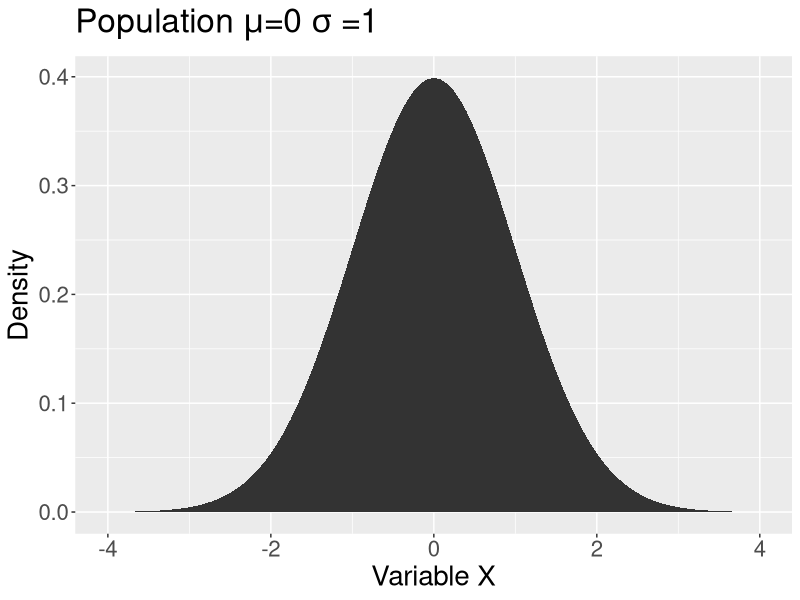
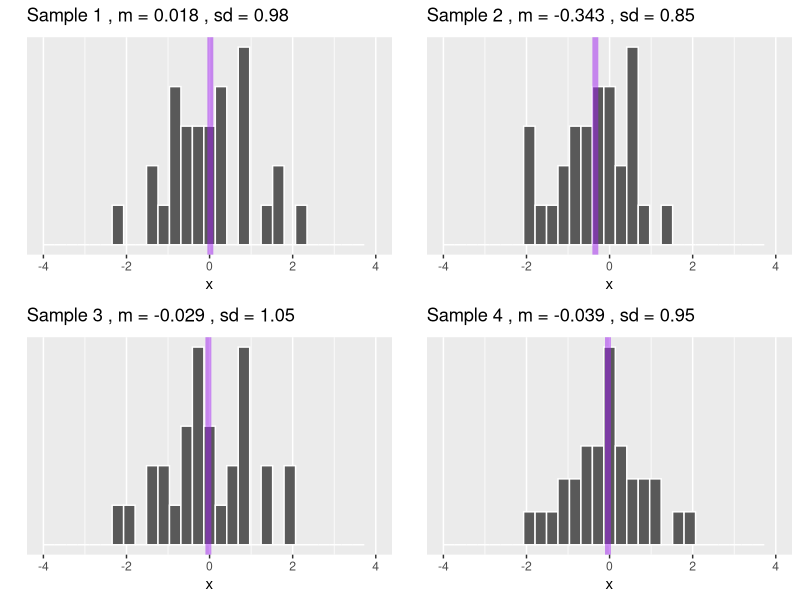
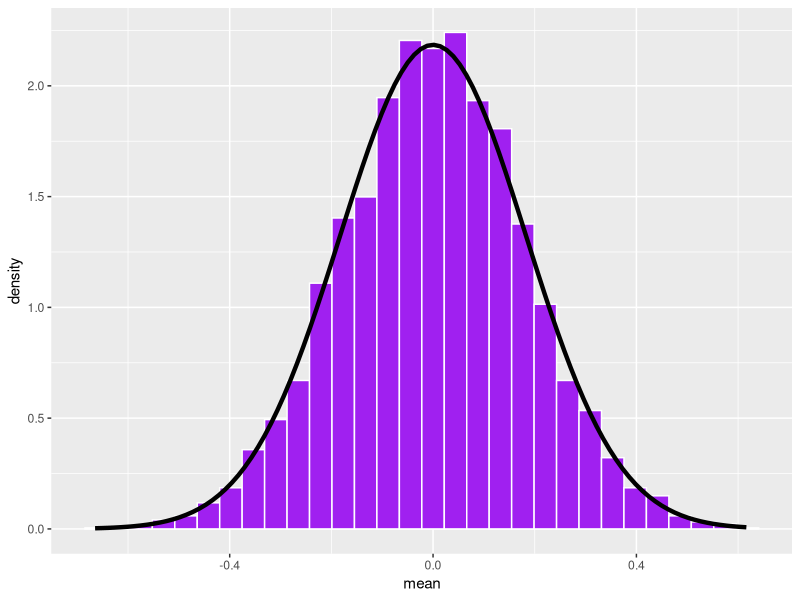
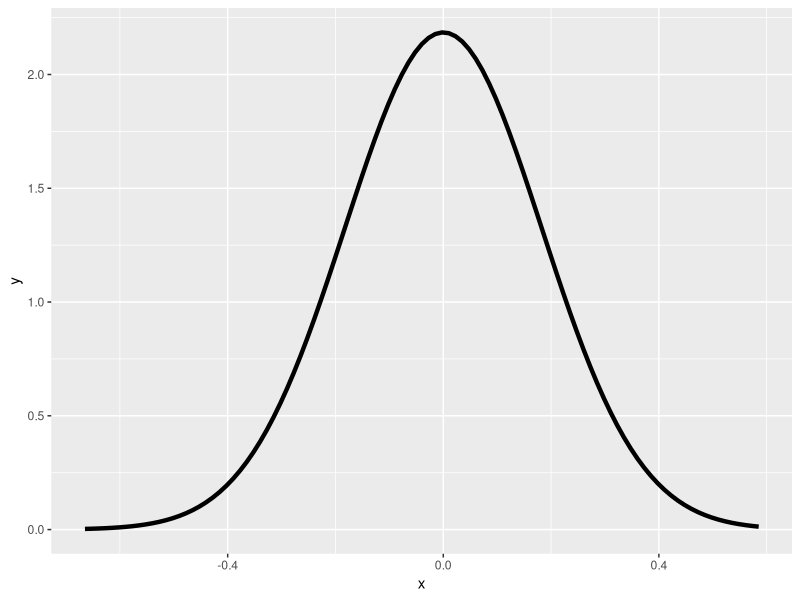
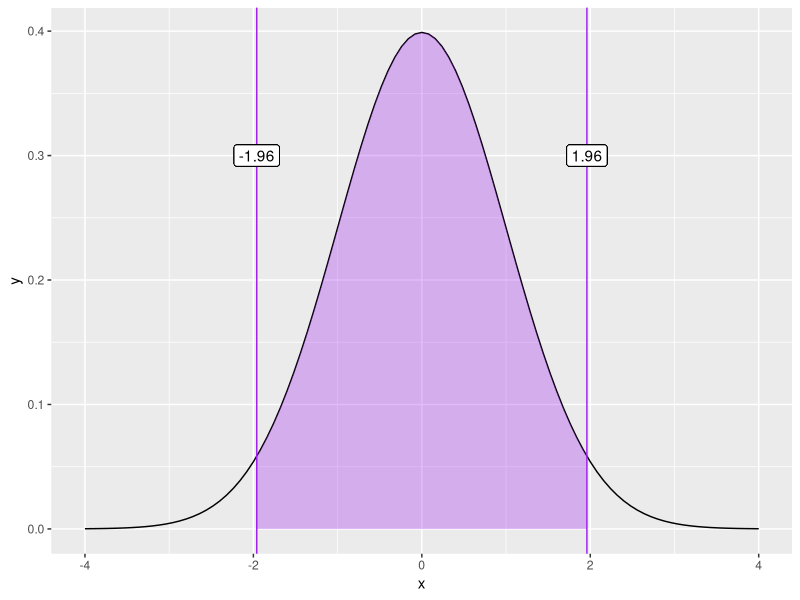
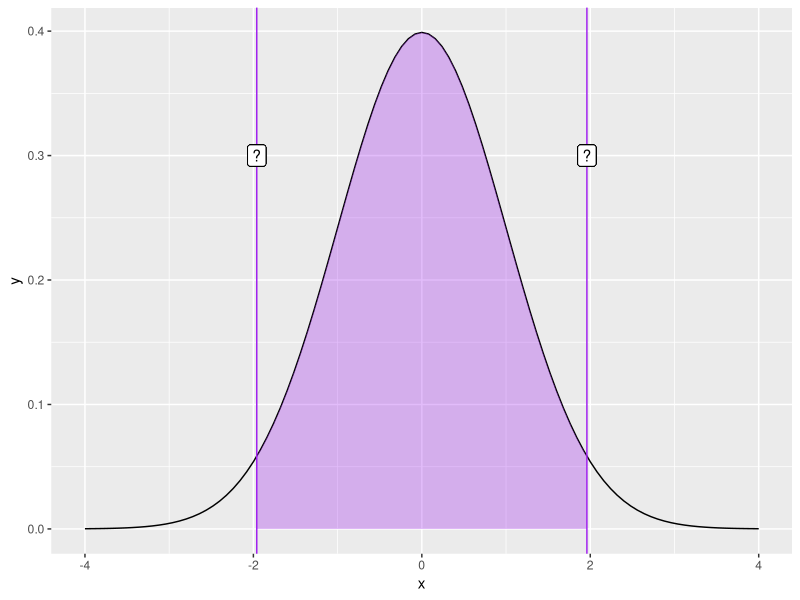
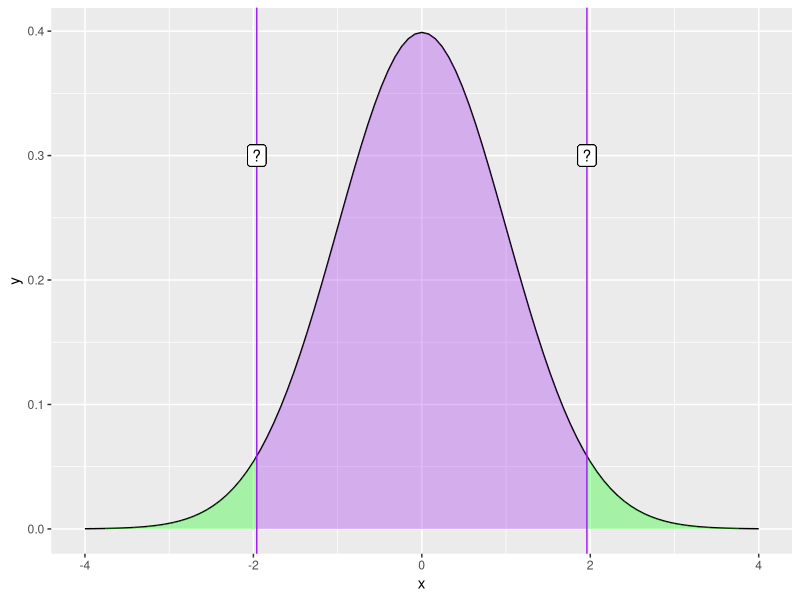
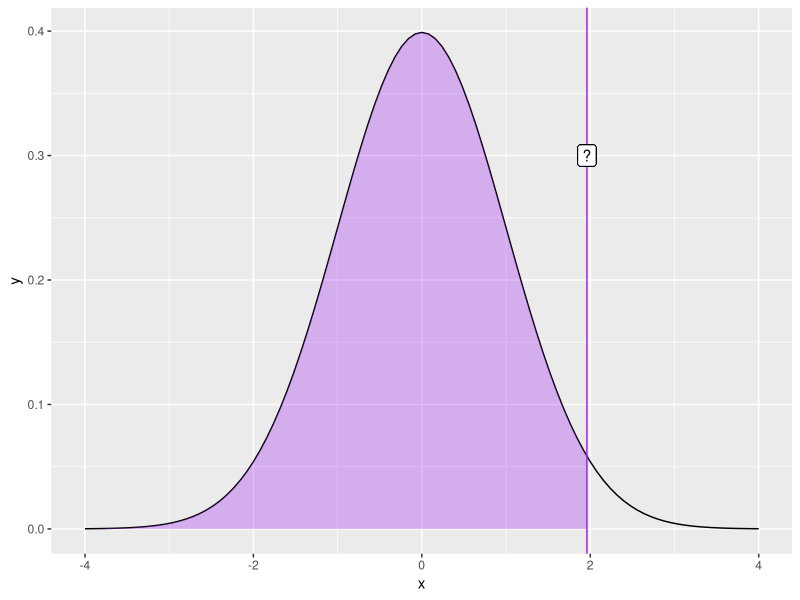

Reproduce these figures in R, in order.
## ---- chunk 1
library(tidyverse) #plotting
library(ggpubr) #prettier figures
## ---- chunk 2
#| code-fold: true
ggplot(data.frame(x = seq(-4, 4)), aes(x)) +
  stat_function(fun = function(x) dnorm(x), geom = "area") +
  scale_x_continuous("Variable X") +
  scale_y_continuous("Density") +
  labs(title = expression(Population~mu*"=0"~sigma~"=1"))+
  theme(text = element_text(size = 20))

## ---- chunk 3
#| code-fold: true
library(ggpubr) #for multiple plots
sample_size = 30
set.seed(101919)
for(i in 1:4){
  sample = rnorm(n = sample_size)
  m = round(mean(sample),3)
  s = round(sd(sample),2)
  p = data.frame(x = sample) %>%
    ggplot(aes(x = x)) +
    geom_histogram(color = "white") +
    geom_vline(aes(xintercept = mean(x)), 
               color = "purple", size = 2, alpha = .5)+
    scale_x_continuous(limits = c(-4,4)) +
    scale_y_continuous("", breaks = NULL) +
    labs(title = as.expression(bquote("Sample"~.(i)~", m ="~.(m)~", sd ="~.(s))))
  assign(paste0("p",i), p) +
    theme(text = element_text(size = 20))
}

ggarrange(p1,p2,p3,p4, ncol =2, nrow = 2)
## ---- chunk 4
#| code-fold: true
reps = 5000
means = rep(0, reps)
se = 1/sqrt(sample_size)
set.seed(101919)
for(i in 1:reps){
  means[i] = mean(rnorm(n = sample_size))
}
data.frame(mean = means) %>%
  ggplot(aes(x = mean)) + 
  geom_histogram(aes(y = ..density..), 
                 fill = "purple", 
                 color = "white") +  
  stat_function(fun = function(x) dnorm(x, mean = 0, sd = se), inherit.aes = F, size = 1.5) 
## ---- chunk 5
#| code-fold: true

## ---- chunk 6
#| code-fold: true
ggplot(data.frame(x = seq(min(means), max(means), by = .05)), aes(x)) +
  stat_function(fun = function(x) dnorm(x, mean = 0, sd = se), size = 1.5) 
## ---- chunk 7
#| code-fold: true
#| 
ggplot(data.frame(x = seq(-4, 4)), aes(x)) +
  stat_function(fun = function(x) dnorm(x)) +
  stat_function(fun = function(x) dnorm(x),
                xlim = c(-1.96, 1.96), geom = "area", fill = "purple", alpha = .3) +
  geom_vline(aes(xintercept = 1.96), color = "purple")+
  geom_vline(aes(xintercept = -1.96), color = "purple") +
  geom_label(aes(x = 1.96, y = .3, label = "1.96"))+
  geom_label(aes(x = -1.96, y = .3, label = "-1.96"))
## ---- chunk 8
#| code-fold: true
ggplot(data.frame(x = seq(-4, 4)), aes(x)) +
  stat_function(fun = function(x) dnorm(x)) +
  stat_function(fun = function(x) dnorm(x),
                xlim = c(-1.96, 1.96), geom = "area", fill = "purple", alpha = .3) +
  geom_vline(aes(xintercept = 1.96), color = "purple")+
  geom_vline(aes(xintercept = -1.96), color = "purple") +
  geom_label(aes(x = 1.96, y = .3, label = "?"))+
  geom_label(aes(x = -1.96, y = .3, label = "?"))
## ---- chunk 9
#| code-fold: true
ggplot(data.frame(x = seq(-4, 4)), aes(x)) +
  stat_function(fun = function(x) dnorm(x)) +
  stat_function(fun = function(x) dnorm(x),
                xlim = c(-1.96, 1.96), geom = "area", fill = "purple", alpha = .3) +
  stat_function(fun = function(x) dnorm(x),
                xlim = c(-4, -1.96), geom = "area", fill = "green", alpha = .3) +
  stat_function(fun = function(x) dnorm(x),
                xlim = c(4, 1.96), geom = "area", fill = "green", alpha = .3) +
  geom_vline(aes(xintercept = 1.96), color = "purple")+
  geom_vline(aes(xintercept = -1.96), color = "purple") +
  geom_label(aes(x = 1.96, y = .3, label = "?"))+
  geom_label(aes(x = -1.96, y = .3, label = "?"))
## ---- chunk 10
#| code-fold: true
ggplot(data.frame(x = seq(-4, 4)), aes(x)) +
  stat_function(fun = function(x) dnorm(x)) +
  stat_function(fun = function(x) dnorm(x),
                xlim = c(-4, 1.96), geom = "area", fill = "purple", alpha = .3) +
  geom_vline(aes(xintercept = 1.96), color = "purple")+
  geom_label(aes(x = 1.96, y = .3, label = "?"))
## ---- chunk 11
qnorm(.975)
## ---- chunk 12
#| code-fold: true
ggplot(data.frame(x = seq(-4, 4)), aes(x)) +
  stat_function(fun = function(x) dnorm(x), 
                aes(color = "Normal", linetype = "Normal")) +
  stat_function(fun = function(x) dt(x, df = 1), 
                aes(color = "t(1)", linetype = "t(1)")) +
  stat_function(fun = function(x) dt(x, df = 5), 
                aes(color = "t(5)", linetype = "t(5)")) +
  stat_function(fun = function(x) dt(x, df = 25), 
                aes(color = "t(25)", linetype = "t(25)")) +
  stat_function(fun = function(x) dt(x, df = 100), 
                aes(color = "t(100)", linetype = "t(100)")) + 
  scale_x_continuous("Variable X") +
  scale_y_continuous("Density") +
  scale_color_manual("", 
                     values = c("red", "black", "black", "blue", "blue")) +
  scale_linetype_manual("", 
                        values = c("solid", "solid", "dashed", "solid", "dashed")) +
  ggtitle("The Normal and t Distributions") +
  theme(text = element_text(size=20),legend.position = "bottom")
## ---- chunk 13
#| code-fold: true
ggplot(data.frame(x = seq(-4, 4)), aes(x)) +
  stat_function(fun = function(x) dnorm(x), 
                aes(color = "Normal", linetype = "Normal")) +
  stat_function(fun = function(x) dt(x, df = 1), 
                aes(color = "t(1)", linetype = "t(1)")) +
  stat_function(fun = function(x) dt(x, df = 5), 
                aes(color = "t(5)", linetype = "t(5)")) +
  stat_function(fun = function(x) dt(x, df = 25), 
                aes(color = "t(25)", linetype = "t(25)")) +
  stat_function(fun = function(x) dt(x, df = 100), 
                aes(color = "t(100)", linetype = "t(100)")) + 
  scale_x_continuous("Variable X") +
  scale_y_continuous("Density") +
  scale_color_manual("", 
                     values = c("red", "black", "black", "blue", "blue")) +
  scale_linetype_manual("", 
                        values = c("solid", "solid", "dashed", "solid", "dashed")) +
  ggtitle("The Normal and t Distributions") +
  theme(text = element_text(size=20),legend.position = "bottom")
## ---- chunk 14
M <- 7.6 
SD <- 2.4
N <- 43
sem <- SD/sqrt(N)

ci_lb_z <- M - (sem * qnorm(p = .975))
ci_ub_z <-  M + (sem * qnorm(p = .975))
c(ci_lb_z, ci_ub_z)
## ---- chunk 15
M <- 7.6 
SD <- 2.4
N <- 43
sem <- SD/sqrt(N)


ci_lb_t <- M - (sem * qt(p = .975, df = N-1))
ci_ub_t <- M + (sem * qt(p = .975, df = N-1))
c(ci_lb_t, ci_ub_t)
